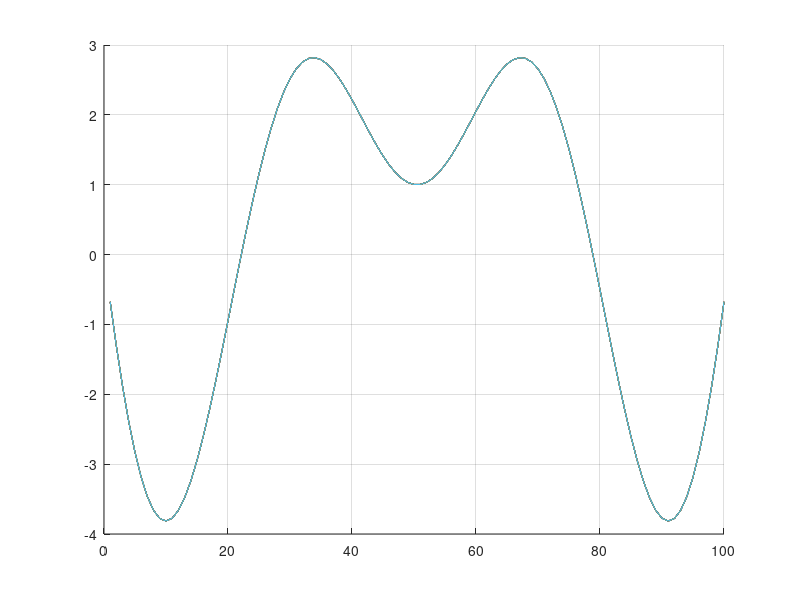

Recreate this plot in MATLAB.
clear all
close all
clc

%%

fun = @(x) x.*sin(x)+1;

lb = [-6];
ub = [6];

A = [];
b = [];
Aeq = [];
beq = [];

x0 = (lb + ub)/2;

x = fmincon(fun,x0,A,b,Aeq,beq,lb,ub);


t = linspace(-6,6);


figure
grid on
hold on
for i=t(1):t(end)
    y = fun(t);
    plot(y);

end
